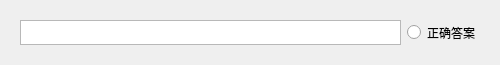
<?xml version="1.0" encoding="UTF-8"?>
<ui version="4.0">
 <class>AnswerItem</class>
 <widget class="QWidget" name="AnswerItem">
  <property name="geometry">
   <rect>
    <x>0</x>
    <y>0</y>
    <width>500</width>
    <height>65</height>
   </rect>
  </property>
  <property name="sizePolicy">
   <sizepolicy hsizetype="Ignored" vsizetype="Ignored">
    <horstretch>0</horstretch>
    <verstretch>0</verstretch>
   </sizepolicy>
  </property>
  <property name="windowTitle">
   <string>Form</string>
  </property>
  <layout class="QHBoxLayout" name="horizontalLayout_2">
   <item>
    <widget class="QWidget" name="widget" native="true">
     <property name="sizePolicy">
      <sizepolicy hsizetype="Ignored" vsizetype="Ignored">
       <horstretch>0</horstretch>
       <verstretch>0</verstretch>
      </sizepolicy>
     </property>
     <layout class="QHBoxLayout" name="horizontalLayout">
      <item>
       <widget class="QTextEdit" name="textEdit"/>
      </item>
      <item>
       <widget class="QRadioButton" name="radioButton">
        <property name="sizePolicy">
         <sizepolicy hsizetype="Minimum" vsizetype="Minimum">
          <horstretch>0</horstretch>
          <verstretch>0</verstretch>
         </sizepolicy>
        </property>
        <property name="text">
         <string>正确答案</string>
        </property>
       </widget>
      </item>
     </layout>
    </widget>
   </item>
  </layout>
 </widget>
 <resources/>
 <connections/>
</ui>
